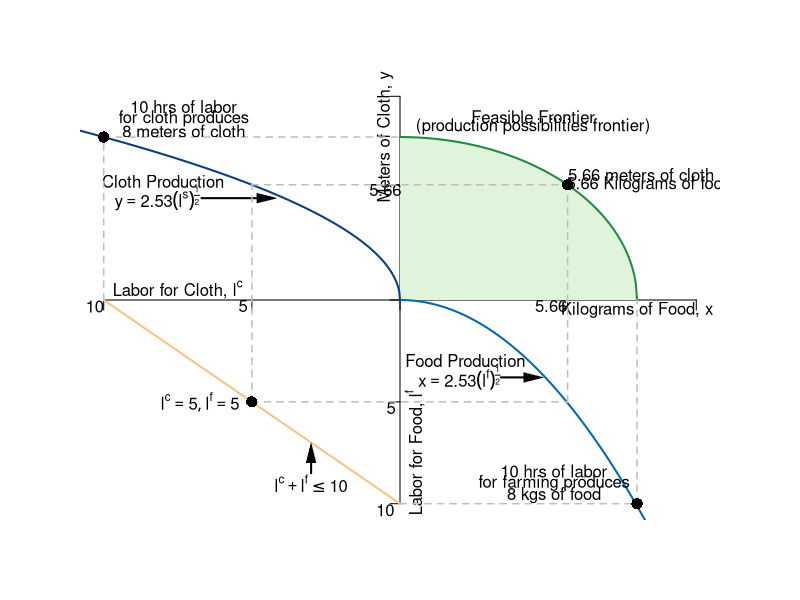

This chart was generated by the following R code:
#Graph Designer: Simon Halliday
#Authors: Bowles, Foley and Halliday
#Title: Coordination, Conflict and Competition: A Text in Microeconomics
#testing 123
require(shape)
pdf(file = "specprodexch/ppf_dos_quadrant.pdf", width = 9, height = 9)

#Set parameters for graphics
axislabelsize <- 1
graphlinewidth <- 2
segmentlinewidth <- 1.5

COL <- c("#7fc97f", "#beaed4", "#fdc086", "#ffff99", "#386cb0", "#f0027f", "#bf5b17", "#666666")
COLA <- c("#e0f3db", "#99d8c9","#66c2a4","#41ae76", "#238b45", "#005824")
COLB <- c("#4eb3d3", "#2b8cbe", "#0868ac","#084081")

#Edited the margins to cater for the larger LHS labels
par(mar =  c(4, 4, 4, 4))

#Change this to make it log of l 

# ppf <- function(l, k = 0.5) {
#   k * (1/l)
# }


ppf <- function(x, yint = 64){
  sqrt(yint - (x)^2)
}

#actualfunction
#foodProd <- function(l, k = -2.529822, alpha = 0.5){
#  (-k)*l^alpha
#}

foodProd <- function(l, k = (6.328125)^-1, alpha = 2){
  (-k)*(l)^alpha
}

feasibleLabor <- function(l, time = 10){
  - time - l
}

manufactureProd <- function(l, k =  2.529822, alpha = 0.5){
  k * (-l)^alpha
}

xlims <- c(-10, 10)
ylims <- c(-10, 10)

npts <- 501 
x <- seq(xlims[1], xlims[2], length.out = npts)
y <- seq(ylims[1], ylims[2], length.out = npts) 

plot(0, 0, xlim = xlims, ylim = ylims, type = "n",
     xlab = expression(paste("")),
     ylab = expression(paste("")), 
     xaxt = "n", 
     yaxt = "n", 
     cex.lab = axislabelsize, 
     bty = "n"
)

ticksy <- c(ylims[1], -5, 0, manufactureProd(-5), ylims[2])
ylabels <- c(NA, NA, NA, NA, NA)
ticksx <- c(xlims[1], -5, 0, manufactureProd(-5), xlims[2])
xlabels <- c(NA, NA, NA, NA, NA)

axis(1, at = ticksx, pos = 0, labels = xlabels)
axis(2, at = ticksy, pos = 0, labels = ylabels, las = 1)

npts <- 501 
xx1 <- seq(0, 20, length.out = npts)
xx2 <- seq(0, xlims[2], length.out = npts)
xx3 <- seq(xlims[1], 0, length.out = npts)
xx4 <- seq(-11, 0, length.out = npts)

#Draw the polygon for shading the feasible set
xpoly1 <- seq(from = 0, to = 8, length.out = 501)
ypoly1 <- ppf(xpoly1)
polygon(x = c(xpoly1, rev(xpoly1[1])), y = c(ypoly1, rev(ypoly1)[1]), col=COLA[1], density=NULL, border = NA)

#Draw the graphs
lines(xx1, ppf(xx1), col = COLA[5], lwd = graphlinewidth)
lines(xx2, foodProd(xx2), col = COLB[3], lwd = graphlinewidth)
lines(xx3, feasibleLabor(xx3, time = 10), col = COL[3], lwd = graphlinewidth)
lines(xx4, manufactureProd(xx4, k =  2.529822, alpha = 0.5), col = COLB[4], lwd = graphlinewidth)

#mtext(expression(paste("Quantity of food, ", x)), side=1, line = 2.5, cex = axislabelsize)
text(-0.5, 8, expression(paste("Meters of Cloth, ", y)), xpd = TRUE, cex = axislabelsize, srt = 90) 
text(8, -0.5, expression(paste("Kilograms of Food, ", x)), xpd = TRUE, cex = axislabelsize)
text(0.5, -7.5, expression(paste("Labor for Food, ", l^f)), xpd = TRUE, cex = axislabelsize, srt= 90) 
text(-7.5, 0.5, expression(paste("Labor for Cloth, ", l^c)), xpd = TRUE, cex = axislabelsize)

#Label the points on the axes we want
#text(-0.6, 2.8, expression(paste(12.5)), xpd = TRUE, cex = axislabelsize)
text(-0.5, 5.4, expression(paste(5.66)), xpd = TRUE, cex = axislabelsize)
#text(2.9, -0.3, expression(paste(2.5)), xpd = TRUE, cex = axislabelsize)
text(5.1, -0.3, expression(paste(5.66)), xpd = TRUE, cex = axislabelsize)
text(-5.3, -0.3, expression(paste(5)), xpd = TRUE, cex = axislabelsize)
text(-0.3, -5.3, expression(paste(5)), xpd = TRUE, cex = axislabelsize)
text(-10.3, -0.3, expression(paste(10)), xpd = TRUE, cex = axislabelsize)
text(-0.5, -10.3, expression(paste(10)), xpd = TRUE, cex = axislabelsize)

#Label the two production functions
#Clothing
text(-8, 5.8, expression(paste("Cloth Production")), xpd = TRUE, cex = axislabelsize)
text(-8.2, 5, expression(paste(y == 2.53*(l^s)^frac(1,2))), xpd = TRUE, cex = axislabelsize)
Arrows(-6.7, 5, -4.5, 5, col = "black", lty = 1, lwd = 2, arr.type = "triangle", arr.lwd = 0.5)

#food
text(2.2, -3, expression(paste("Food Production")), xpd = TRUE, cex = axislabelsize)
text(2, -3.8, expression(paste(x == 2.53*(l^f)^frac(1,2))), xpd = TRUE, cex = axislabelsize)
Arrows(3.4, -3.8, 4.5, -3.8, col = "black", lty = 1, lwd = 2, arr.type = "triangle", arr.lwd = 0.5)

#Draw segments for the 50/50 split of time
segments(-5, -5, -5, manufactureProd(-5), lty = 2, col = "gray", lwd = segmentlinewidth)
segments(-5, -5, manufactureProd(-5), -5, lty = 2, col = "gray", lwd = segmentlinewidth)
segments(-5, manufactureProd(-5), manufactureProd(-5), manufactureProd(-5), lty = 2, col = "gray", lwd = segmentlinewidth)
segments(manufactureProd(-5), -5, manufactureProd(-5), manufactureProd(-5), lty = 2, col = "gray", lwd = segmentlinewidth)

#Annotate Max time on clothes
segments(-10, 0, -10, 8, lty = 2, col = "gray", lwd = segmentlinewidth)
segments(-10, 8, 0, 8, lty = 2, col = "gray", lwd = segmentlinewidth)
text(-7.3, 9.5, expression(paste("10 hrs of labor")))
text(-7.3, 8.9, expression(paste("for cloth produces")))
text(-7.3, 8.3, expression(paste("8 meters of cloth")))
points(-10, 8, pch = 16, col = "black", cex = 1.5)

#Annotate Max time on farming
segments(0, -10, 8, -10, lty = 2, col = "gray", lwd = segmentlinewidth)
segments(8, -10, 8, 0, lty = 2, col = "gray", lwd = segmentlinewidth)
text(5.2, -8.4, expression(paste("10 hrs of labor")))
text(5.2, -9, expression(paste("for farming produces")))
text(5.2, -9.6, expression(paste("8 kgs of food")))
points(8, -10, pch = 16, col = "black", cex = 1.5)

#Annotate point on ppf 
points(manufactureProd(-5), manufactureProd(-5), pch = 16, col = "black", cex = 1.5)
text(manufactureProd(-5) + 2.75, manufactureProd(-5) + 0.5, expression(paste("5.66 meters of cloth &")))
text(manufactureProd(-5) + 2.75, manufactureProd(-5), expression(paste("5.66 Kilograms of food")))

#Annotate point on labor feasibility frontier
points(-5, -5, pch = 16, col = "black", cex = 1.5)
text(-6.75, -5, expression(paste(list(l^c ==5, l^f == 5) )))

text(-3, -9, expression(paste(l^c + l^f <= 10)))
Arrows(-3, -8.5, -3, -7.5, col = "black", lty = 1, lwd = 2, arr.type = "triangle", arr.lwd = 0.5)

#Label the feasible frontier
text(4.5, 9, expression("Feasible Frontier"))
text(4.5, 8.5, expression("(production possibilities frontier)"))


dev.off()
